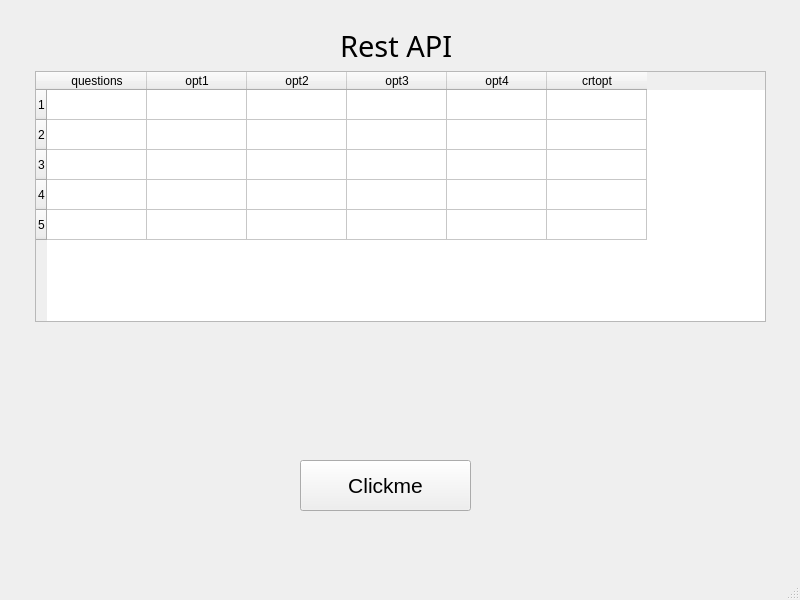
<?xml version="1.0" encoding="UTF-8"?>
<ui version="4.0">
 <class>MainWindow</class>
 <widget class="QMainWindow" name="MainWindow">
  <property name="geometry">
   <rect>
    <x>0</x>
    <y>0</y>
    <width>800</width>
    <height>600</height>
   </rect>
  </property>
  <property name="windowTitle">
   <string>MainWindow</string>
  </property>
  <widget class="QWidget" name="centralwidget">
   <widget class="QLabel" name="label">
    <property name="geometry">
     <rect>
      <x>24</x>
      <y>80</y>
      <width>741</width>
      <height>111</height>
     </rect>
    </property>
    <property name="text">
     <string/>
    </property>
   </widget>
   <widget class="QLabel" name="label_2">
    <property name="geometry">
     <rect>
      <x>340</x>
      <y>20</y>
      <width>241</width>
      <height>51</height>
     </rect>
    </property>
    <property name="font">
     <font>
      <family>Mistral</family>
      <pointsize>22</pointsize>
     </font>
    </property>
    <property name="text">
     <string>Rest API</string>
    </property>
   </widget>
   <widget class="QPushButton" name="btn_load">
    <property name="geometry">
     <rect>
      <x>300</x>
      <y>460</y>
      <width>171</width>
      <height>51</height>
     </rect>
    </property>
    <property name="font">
     <font>
      <pointsize>16</pointsize>
     </font>
    </property>
    <property name="text">
     <string>Clickme</string>
    </property>
   </widget>
   <widget class="QTableWidget" name="tableWidget">
    <property name="geometry">
     <rect>
      <x>35</x>
      <y>71</y>
      <width>731</width>
      <height>251</height>
     </rect>
    </property>
    <property name="sortingEnabled">
     <bool>true</bool>
    </property>
    <property name="rowCount">
     <number>5</number>
    </property>
    <property name="columnCount">
     <number>6</number>
    </property>
    <row/>
    <row/>
    <row/>
    <row/>
    <row/>
    <column>
     <property name="text">
      <string>questions</string>
     </property>
    </column>
    <column>
     <property name="text">
      <string>opt1</string>
     </property>
    </column>
    <column>
     <property name="text">
      <string>opt2</string>
     </property>
    </column>
    <column>
     <property name="text">
      <string>opt3</string>
     </property>
    </column>
    <column>
     <property name="text">
      <string>opt4</string>
     </property>
    </column>
    <column>
     <property name="text">
      <string>crtopt</string>
     </property>
    </column>
   </widget>
  </widget>
  <widget class="QMenuBar" name="menubar">
   <property name="geometry">
    <rect>
     <x>0</x>
     <y>0</y>
     <width>800</width>
     <height>26</height>
    </rect>
   </property>
  </widget>
  <widget class="QStatusBar" name="statusbar"/>
 </widget>
 <resources/>
 <connections/>
</ui>
